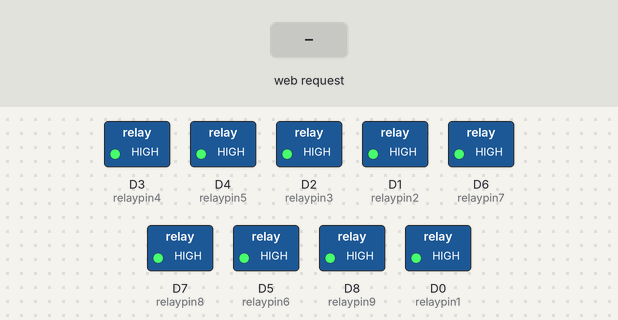
This sketch was run on a simulated ESP8266 (NodeMCU). On the bench: switched loads named in the sketch (green lamp = pin HIGH). Inputs (shaded band) come from the test bench. WiFi joins after 1.5 s; servers stay silent unless stated; what the sketch prints to the serial monitor is not drawn.

Above: at 2.7 s.
2.8 s: HTTP request GET /S1on received
At 3.5 s:
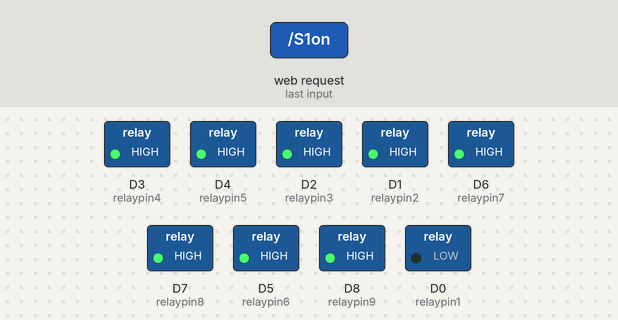
4.3 s: HTTP request GET /S2on received
At 4.6 s:
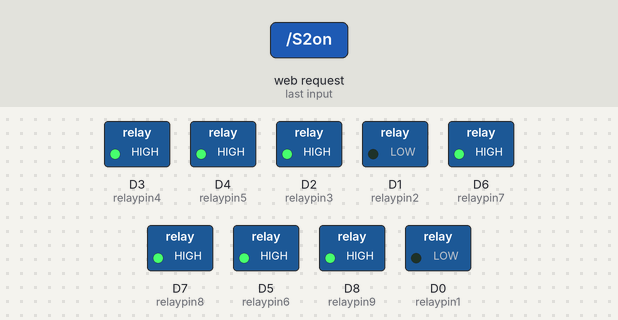
5.8 s: HTTP request GET /S1off received
At 6.9 s:
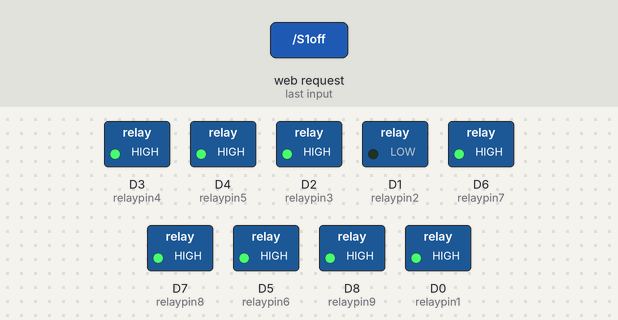
7.3 s: HTTP request GET /S3on received
At 8.1 s:
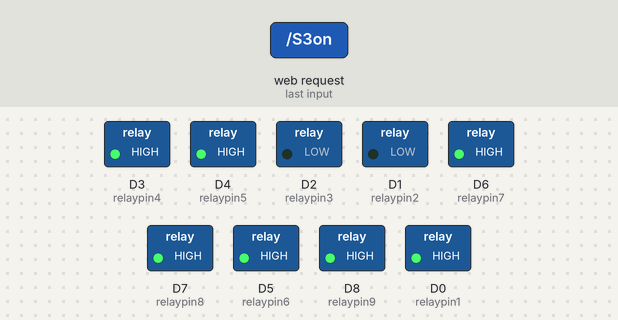
8.8 s: HTTP request GET /S2off received
At 9.2 s:
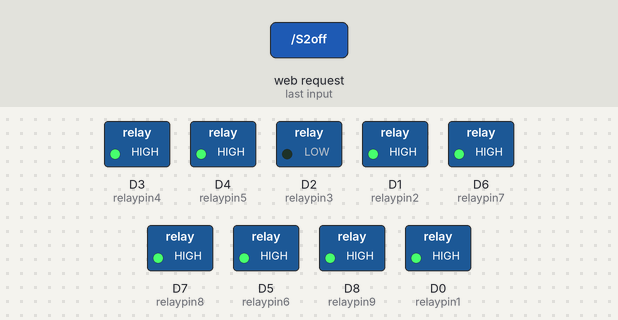
10.3 s: HTTP request GET /S4on received
At 11.6 s:
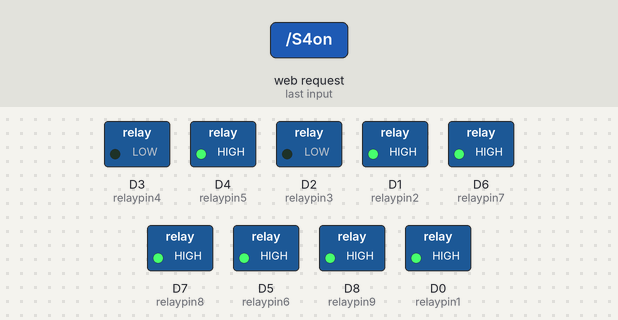
Timing chart, 0 to 12.8 s (numbered marks = the images above; inputs shaded):
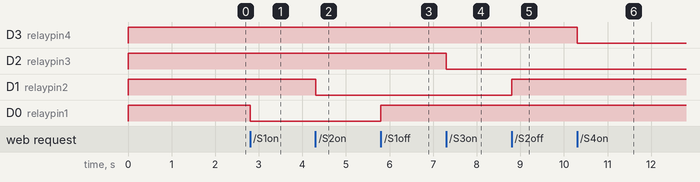

Measured:
- after the input at 2.8 s, D0 (relaypin1): HIGH → LOW at once
- after the input at 4.3 s, D1 (relaypin2): HIGH → LOW at once
- after the input at 5.8 s, D0 (relaypin1): LOW → HIGH at once
- after the input at 7.3 s, D2 (relaypin3): HIGH → LOW at once
- after the input at 8.8 s, D1 (relaypin2): LOW → HIGH at once
- after the input at 10.3 s, D3 (relaypin4): HIGH → LOW at once

The sketch:

Control_9_appliances_using_mobile.ino
```cpp
////////////////////////////////////////////////////////////////////////////
//  Control 9 Electronic appliamces using Mobile                          //
//  made by IoTFever                                                      //
//  Contact iotfever.tech                                                 //
//  contact iotfever1@gmail.com                                           //
//  cantact IoTFever.blogspot.com                                         //
//  Project Website --- https://www.instructables.com/member/adhanu99/    //
//  WiFi Scrolling Display --- https://youtu.be/bLIyVbeDaXk               //
//  Arduino LED Cube --- https://youtu.be/vYDEDb1dkn8                     //
//  Like and Subscribe                                                    //
////////////////////////////////////////////////////////////////////////////

#include <ESP8266WiFi.h>

const char* ssid = "IoTFever";
const char* password = "7878787878";

int relaypin1 = D0;
int relaypin2 = D1;
int relaypin3 = D2;
int relaypin4 = D3;
int relaypin5 = D4;
int relaypin6 = D5;
int relaypin7 = D6;
int relaypin8 = D7;
int relaypin9 = D8;

WiFiServer server(80);

void setup() {
  Serial.begin(115200);
  delay(10);

  pinMode(relaypin1, OUTPUT);
  pinMode(relaypin2, OUTPUT);
  pinMode(relaypin3, OUTPUT);
  pinMode(relaypin4, OUTPUT);
  pinMode(relaypin5, OUTPUT);
  pinMode(relaypin6, OUTPUT);
  pinMode(relaypin7, OUTPUT);
  pinMode(relaypin8, OUTPUT);
  pinMode(relaypin9, OUTPUT);

  digitalWrite(relaypin1, HIGH);
  digitalWrite(relaypin2, HIGH);
  digitalWrite(relaypin3, HIGH);
  digitalWrite(relaypin4, HIGH);
  digitalWrite(relaypin5, HIGH);
  digitalWrite(relaypin6, HIGH);
  digitalWrite(relaypin7, HIGH);
  digitalWrite(relaypin8, HIGH);
  digitalWrite(relaypin9, HIGH);

  Serial.println();
  Serial.println();
  Serial.print("Connecting to ");
  Serial.println(ssid);

  WiFi.begin(ssid, password);

  while (WiFi.status() != WL_CONNECTED) {
    delay(500);
    Serial.print(".");
  }
  Serial.println("");
  Serial.println("WiFi connected");

  // Start the server
  server.begin();
  Serial.println("Server started");

  // Print the IP address
  Serial.print("Use this URL to connect: ");
  Serial.print("http://");
  Serial.print(WiFi.localIP());
  Serial.println("/");

}

void loop() {
  // Check if a client has connected
  WiFiClient client = server.available();
  if (!client) {
    return;
  }

  // Wait until the client sends some data
  Serial.println("new client");
  while(!client.available()){
    delay(1);
  }
  String request = client.readStringUntil('\r');
  Serial.println(request);
  client.flush();

//-----------------------------------R1-------------------------------------
  if (request.indexOf("/S1on") != -1)  {
    digitalWrite(relaypin1, LOW);
   }
  if (request.indexOf("/S1off") != -1)  {
    digitalWrite(relaypin1, HIGH);
  }
//-----------------------------------R2-------------------------------------
  if (request.indexOf("/S2on") != -1)  {
    digitalWrite(relaypin2, LOW);
   }
  if (request.indexOf("/S2off") != -1)  {
    digitalWrite(relaypin2, HIGH);
  }
//-----------------------------------R3-------------------------------------
  if (request.indexOf("/S3on") != -1)  {
    digitalWrite(relaypin3, LOW);
   }
  if (request.indexOf("/S3off") != -1)  {
    digitalWrite(relaypin3, HIGH);
  }
//-----------------------------------R4-------------------------------------
  if (request.indexOf("/S4on") != -1)  {
    digitalWrite(relaypin4, LOW);
   }
  if (request.indexOf("/S4off") != -1)  {
    digitalWrite(relaypin4, HIGH);
  }
//-----------------------------------R5-------------------------------------
  if (request.indexOf("/S5on") != -1)  {
    digitalWrite(relaypin5, LOW);
   }
  if (request.indexOf("/S5off") != -1)  {
    digitalWrite(relaypin5, HIGH);
  }
//-----------------------------------R6-------------------------------------
  if (request.indexOf("/S6on") != -1)  {
    digitalWrite(relaypin6, LOW);
   }
  if (request.indexOf("/S6off") != -1)  {
    digitalWrite(relaypin6, HIGH);
  }
//-----------------------------------R7-------------------------------------
  if (request.indexOf("/S7on") != -1)  {
    digitalWrite(relaypin7, LOW);
   }
  if (request.indexOf("/S7off") != -1)  {
    digitalWrite(relaypin7, HIGH);
  }
//-----------------------------------R8-------------------------------------
  if (request.indexOf("/S8on") != -1)  {
    digitalWrite(relaypin8, LOW);
   }
  if (request.indexOf("/S8off") != -1)  {
    digitalWrite(relaypin8, HIGH);
  }
//-----------------------------------R9-------------------------------------
  if (request.indexOf("/S9on") != -1)  {
    digitalWrite(relaypin9, LOW);
   }
  if (request.indexOf("/S9off") != -1)  {
    digitalWrite(relaypin9, HIGH);
  }
}
```
